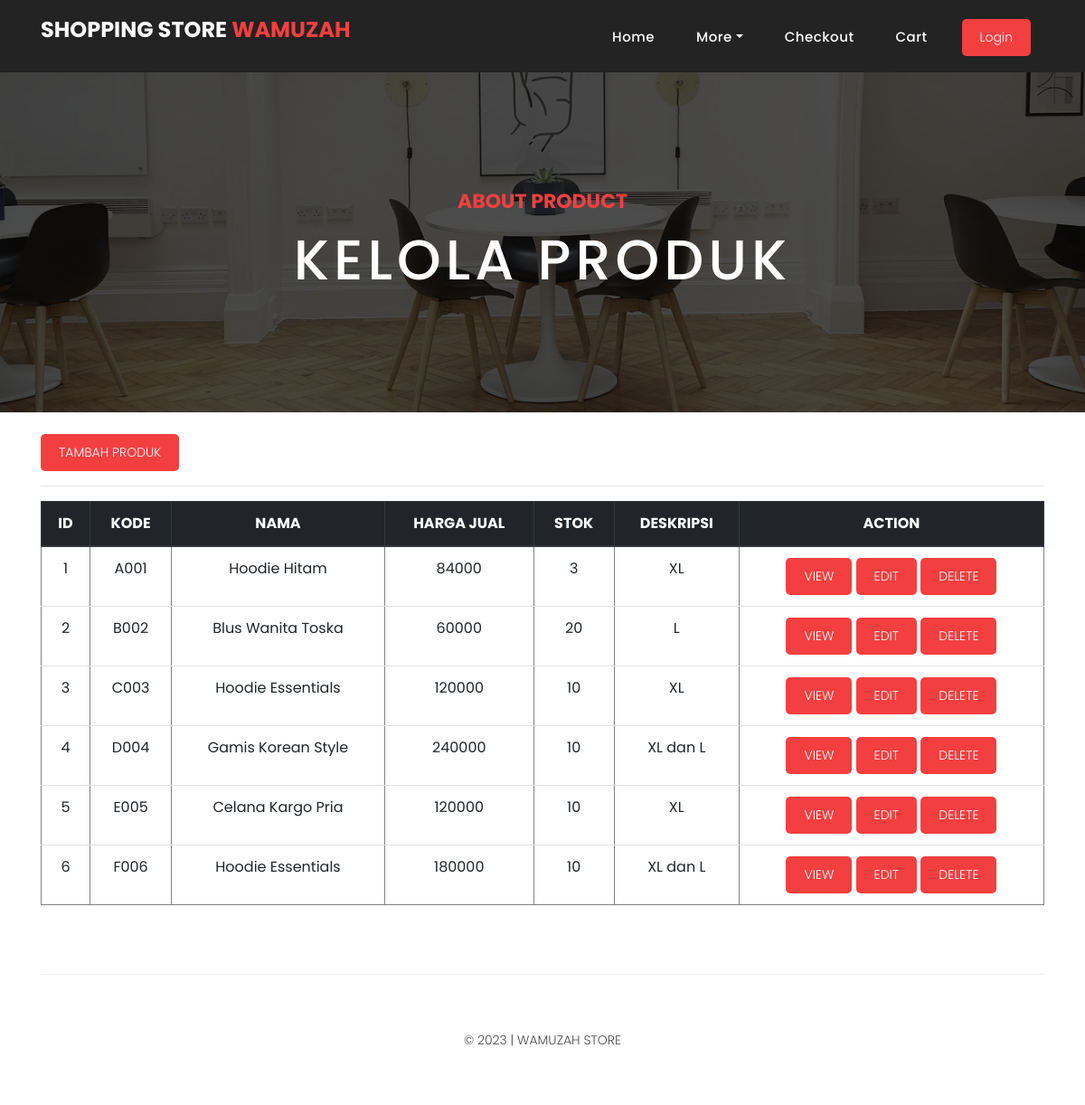
The page /kelolaProduk.php on the database its author committed.
### tables this page shows
CREATE TABLE `produk` (
  `id` int(11) NOT NULL,
  `kode` varchar(45) DEFAULT NULL,
  `nama` varchar(45) DEFAULT NULL,
  `harga_jual` double DEFAULT NULL,
  `harga_beli` double DEFAULT NULL,
  `stok` int(11) DEFAULT NULL,
  `min_stok` int(11) DEFAULT NULL,
  `deskripsi` text DEFAULT NULL,
  `kategori_produk_id` int(11) NOT NULL
);

### kelolaProduk.php (the view, shortened to what this page needs)
<?php
    require_once 'dbkoneksi.php';
   $sql = "SELECT * FROM produk";
   $rs = $conn->query($sql);
?>
<!DOCTYPE html>
<html lang="en">
  <head>
    <link href="vendor/bootstrap/css/bootstrap.min.css" rel="stylesheet">
    <link rel="stylesheet" href="assets/css/fontawesome.css">
    <link rel="stylesheet" href="assets/css/style.css">
    <link rel="stylesheet" href="assets/css/owl.css">
  </head>
  <body>
    <header class="">
      <nav class="navbar navbar-expand-lg">
        <div class="container">
          <a class="navbar-brand" href="index.php"><h2>Shopping Store <em>WAMUZAH</em></h2></a>
          <div class="collapse navbar-collapse" id="navbarResponsive">
            <ul class="navbar-nav ml-auto">
              <li class="nav-item">
                  <a class="nav-link" href="index.php">Home
                  </a>
              </li>
              <li class="nav-item dropdown">
                  <a class="nav-link dropdown-toggle" data-toggle="dropdown" href="#" role="button" aria-haspopup="true" aria-expanded="false">More</a>
              </li>
              <li class="nav-item"><a class="nav-link" href="checkout.php">Checkout</a></li>
              <li class="nav-item"><a class="nav-link" href="product-details.php">Cart</a></li>
              <li class="nav-item"><a class="filled-button mt-1" href="login.php">Login</a></li>
            </ul>
          </div>
        </div>
      </nav>
    </header>
<div class="page-heading about-heading header-text" style="background-image: url(assets/images/heading-3-1920x500.jpg);">
  <div class="container">
    <div class="row">
      <div class="col-md-12">
        <div class="text-content">
          <h4>about product</h4>
          <h2>Kelola Produk</h2>
        </div>
      </div>
    </div>
  </div>
</div>
  <div class="container">
    <div class="row">
      <div class="col-md-12">
        <br>
          <a class="filled-button" href="checkout.php">TAMBAH PRODUK</a>
          <hr>
          <table class="table text-center" border="1">
              <thead class="thead-dark">
                  <tr>
                      <th scope="col">ID</th>
                      <th scope="col">KODE</th>
                      <th scope="col">NAMA</th>
                      <th scope="col">HARGA JUAL</th>
                      <th scope="col">STOK</th>
                      <th scope="col">DESKRIPSI</th>
                      <th scope="col">ACTION</th>
                  </tr>
              </thead>
              <tbody>
                  <?php
                      $number = 1;
                      foreach($rs as $row){
                  ?>
                  <tr>
                      <td><?= $number ?></td>
                      <td><?=$row['kode']?></td>
                      <td><?=$row['nama']?></td>
                      <td><?=$row['harga_jual']?></td>
                      <td><?=$row['stok']?></td>
                      <td><?=$row['deskripsi']?></td>
                      <td>
                          <a class="filled-button" href="view.php?id=<?=$row['id']?>">VIEW</a>
                          <a class="filled-button" href="edit.php?idedit=<?=$row['id']?>">EDIT</a>
                          <a class="filled-button" href="delete.php?id=<?=$row['id']?>"
                          onclick="if(!confirm('Anda Yakin Hapus Data Produk <?=$row['nama']?>?')) {return false}"
                          >DELETE</a>
                      </td>
                  </tr>
                  <?php
                      $number++;
                      }
                  ?>
              </tbody>
          </table>
        </div>
      </div>
    </div>
    <footer>
      <div class="container">
        <div class="row">
          <div class="col-md-12">
            <div class="inner-content">
              <p>© 2023 | WAMUZAH Store</p>
            </div>
          </div>
        </div>
      </div>
    </footer>
</body>
</html>

### assets/css/style.css (style rules this page uses)
body { font-family: 'Poppins', sans-serif; overflow-x: hidden; text-rendering: optimizeLegibility; -webkit-font-smoothing: antialiased; -moz-osx-font-smoothing: grayscale; }
p { margin-bottom: 0px; font-size: 14px; font-weight: 300; color: #4a4a4a; line-height: 24px; }
a { text-decoration: none!important; }
ul { padding: 0; margin: 0; list-style: none; }
h1,h2,h3,h4,h5,h6 { margin: 0px; }
a.filled-button { background-color: #f33f3f; color: #fff; font-size: 14px; text-transform: capitalize; font-weight: 300; padding: 10px 20px; border-radius: 5px; display: inline-block; transition: all 0.3s; }
.page-heading { padding: 210px 0px 130px 0px; text-align: center; background-position: center center; background-repeat: no-repeat; background-size: cover; }
.page-heading .text-content h4 { color: #f33f3f; font-size: 22px; text-transform: uppercase; font-weight: 700; margin-bottom: 15px; }
.page-heading .text-content h2 { color: #fff; font-size: 62px; text-transform: uppercase; letter-spacing: 5px; }
header { position: absolute; z-index: 99999; width: 100%; height: 80px; background-color: #232323; -webkit-transition: all 0.3s ease-in-out 0s; -moz-transition: all 0.3s ease-in-out 0s; -o-transition: all 0.3s ease-in-out 0s; transition: all 0.3s ease-in-out 0s; }
header .navbar { padding: 17px 0px; }
.navbar .navbar-brand { float: left; margin-top: -12px; outline: none; }
.navbar .navbar-brand h2 { color: #fff; text-transform: uppercase; font-size: 24px; font-weight: 700; -webkit-transition: all .3s ease 0s; -moz-transition: all .3s ease 0s; -o-transition: all .3s ease 0s; transition: all .3s ease 0s; }
.navbar .navbar-brand h2 em { font-style: normal; color: #f33f3f; }
#navbarResponsive { z-index: 999; }
.navbar-collapse { text-align: center; }
.navbar .navbar-nav .nav-item { margin: 0px 15px; }
.navbar .navbar-nav a.nav-link { text-transform: capitalize; font-size: 15px; font-weight: 500; letter-spacing: 0.5px; color: #fff; transition: all 0.5s; margin-top: 5px; }
footer { text-align: center; }
footer .inner-content { border-top: 1px solid #eee; margin-top: 60px; padding: 60px 0px; }
footer .inner-content p { text-transform: uppercase; }
.page-heading { position:relative; }
.page-heading:before { content:''; position:absolute; top:0; left:0; bottom:0; right:0; background-color:rgba(0,0,0,.7); }
.page-heading .container { position:relative; z-index: 2; }

### rows shown on the page
produk: kode "A001", nama "Hoodie Hitam", harga_jual "84000", stok "3", deskripsi "XL"
produk: kode "B002", nama "Blus Wanita Toska", harga_jual "60000", stok "20", deskripsi "L"
produk: kode "C003", nama "Hoodie Essentials", harga_jual "120000", stok "10", deskripsi "XL"
produk: kode "D004", nama "Gamis Korean Style", harga_jual "240000", stok "10", deskripsi "XL dan L"
produk: kode "E005", nama "Celana Kargo Pria", harga_jual "120000", stok "10", deskripsi "XL"
produk: kode "F006", nama "Hoodie Essentials", harga_jual "180000", stok "10", deskripsi "XL dan L"
